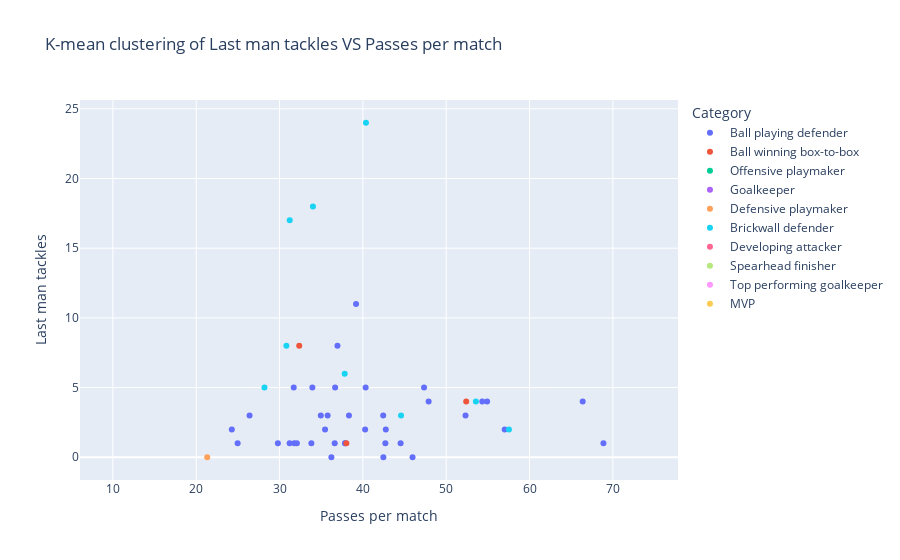

Write notebook code for a chart like this one.
### Code cell
fig = px.scatter(df,y="Last man tackles",x="Passes per match",color='Category',hover_name='Name',title="K-mean clustering of Last man tackles VS Passes per match")
fig.update_traces(textposition='bottom left')
fig.show()

### Figure 1 — Plotly figure (JSON) as saved in the notebook; plotly's stock layout.template omitted (floating-point values rounded to 4 significant figures)
{"data": [{"hovertemplate": "<b>%{hovertext}</b><br><br>Category=Ball playing defender<br>Passes per match=%{x}<br>Last man tackles=%{y}<extra></extra>", "hovertext": ["Héctor Bellerín", "Calum Chambers", "Neil Taylor", "Ahmed El Mohamady", "Lewis Dunk", "Matthew Lowton", "James Tarkowski", "Ben Mee", "Erik Pieters", "Marcos Alonso", "Kurt Zouma", "Joel Ward", "Patrick van Aanholt", "Mamadou Sakho", "Martin Kelly", "Michael Keane", "Wes Morgan", "Christian Fuchs", "Virgil van Dijk", "Andrew Robertson", "Nathan Aké", "John Stones", "Nicolás Otamendi", "Phil Jones", "Harry Maguire", "Chris Smalling", "Luke Shaw", "Ciaran Clark", "Paul Dummett", "Jamaal Lascelles", "Federico Fernández", "DeAndre Yedlin", "Toby Alderweireld", "Ben Davies", "Kieran Gibbs", "Aaron Cresswell", "Angelo Ogbonna"], "legendgroup": "Ball playing defender", "marker": {"color": "#636efa", "symbol": "circle"}, "mode": "markers", "name": "Ball playing defender", "orientation": "v", "showlegend": true, "textposition": "bottom left", "type": "scatter", "x": [44.53, 42.7, 37.87, 36.22, 47.89, 31.76, 31.21, 36.67, 35.46, 45.96, 40.33, 32.08, 35.77, 47.34, 24.97, 40.27, 26.4, 37.86, 66.38, 54.33, 38.33, 54.91, 68.87, 39.18, 52.32, 36.95, 42.44, 31.7, 29.8, 33.94, 42.46, 24.27, 57.02, 42.75, 34.95, 36.62, 33.82], "xaxis": "x", "y": [1, 1, 1, 0, 4, 1, 1, 5, 2, 0, 5, 1, 3, 5, 1, 2, 3, 1, 4, 4, 3, 4, 1, 11, 3, 8, 3, 5, 1, 5, 0, 2, 2, 2, 3, 1, 1], "yaxis": "y"}, {"hovertemplate": "<b>%{hovertext}</b><br><br>Category=Ball winning box-to-box<br>Passes per match=%{x}<br>Last man tackles=%{y}<extra></extra>", "hovertext": ["David Luiz", "Granit Xhaka", "Jack Cork", "Ashley Westwood", "N'Golo Kanté", "Cheikhou Kouyaté", "James McArthur", "James McCarthy", "Séamus Coleman", "Fabian Delph", "Marc Albrighton", "Wilfred Ndidi", "Fernandinho", "Nemanja Matic", "Jonjo Shelvey", "Ryan Bertrand", "Oriol Romeu", "Eric Dier", "Moussa Sissoko", "Jake Livermore", "Jack Wilshere"], "legendgroup": "Ball winning box-to-box", "marker": {"color": "#EF553B", "symbol": "circle"}, "mode": "markers", "name": "Ball winning box-to-box", "orientation": "v", "showlegend": true, "textposition": "bottom left", "type": "scatter", "x": [52.4, 73.78, 41.89, 44.5, 53.93, 29.44, 35.73, 42.02, 32.36, 47.88, 21.69, 50.66, 65.8, 59.92, 41.29, 38.02, 43.11, 54.89, 36.03, 37.85, 41.18], "xaxis": "x", "y": [4, null, null, null, null, null, null, null, 8, null, null, null, null, null, null, 1, null, null, null, null, null], "yaxis": "y"}, {"hovertemplate": "<b>%{hovertext}</b><br><br>Category=Offensive playmaker<br>Passes per match=%{x}<br>Last man tackles=%{y}<extra></extra>", "hovertext": ["Mesut Özil", "Willian", "Gylfi Sigurdsson", "Kevin De Bruyne", "Riyad Mahrez", "Juan Mata", "James Ward-Prowse", "Robert Snodgrass"], "legendgroup": "Offensive playmaker", "marker": {"color": "#00cc96", "symbol": "circle"}, "mode": "markers", "name": "Offensive playmaker", "orientation": "v", "showlegend": true, "textposition": "bottom left", "type": "scatter", "x": [60.79, 35.13, 27.3, 53.89, 30.25, 43.43, 29.81, 29.47], "xaxis": "x", "y": [null, null, null, null, null, null, null, null], "yaxis": "y"}, {"hovertemplate": "<b>%{hovertext}</b><br><br>Category=Goalkeeper<br>Passes per match=%{x}<br>Last man tackles=%{y}<extra></extra>", "hovertext": ["Tom Heaton", "Mat Ryan", "Jordan Pickford", "Adrián", "Ederson", "Scott Carson", "Fraser Forster", "John Ruddy"], "legendgroup": "Goalkeeper", "marker": {"color": "#ab63fa", "symbol": "circle"}, "mode": "markers", "name": "Goalkeeper", "orientation": "v", "showlegend": true, "textposition": "bottom left", "type": "scatter", "x": [28.36, 29.21, 30.97, 25.01, 25.28, 18.77, 23.5, 21.68], "xaxis": "x", "y": [null, null, null, null, null, null, null, null], "yaxis": "y"}, {"hovertemplate": "<b>%{hovertext}</b><br><br>Category=Defensive playmaker<br>Passes per match=%{x}<br>Last man tackles=%{y}<extra></extra>", "hovertext": ["Adam Lallana", "Robbie Brady", "Ross Barkley", "Luka Milivojevic", "Andros Townsend", "Jeffrey Schlupp", "Tom Davies", "Abdoulaye Doucouré", "Demarai Gray", "Georginio Wijnaldum", "Alex Oxlade-Chamberlain", "Xherdan Shaqiri", "Ilkay Gündogan", "Bernardo Silva", "Paul Pogba", "Jesse Lingard", "Matt Ritchie", "Jeff Hendrick", "Ryan Fraser", "Jack Rodwell", "Nathan Redmond", "Erik Lamela", "Dele Alli", "Pierre-Emile Højbjerg", "Matt Phillips", "Manuel Lanzini", "Declan Rice", "Michail Antonio"], "legendgroup": "Defensive playmaker", "marker": {"color": "#FFA15A", "symbol": "circle"}, "mode": "markers", "name": "Defensive playmaker", "orientation": "v", "showlegend": true, "textposition": "bottom left", "type": "scatter", "x": [32.36, 23.1, 38.05, 46.06, 22.36, 21.32, 27.44, 51.99, 14.55, 42.01, 23.32, 26.43, 57.39, 38.24, 63.74, 26.59, 32.2, 24.7, 28.67, 23.24, 27.83, 25.93, 35.14, 52.79, 16.65, 41.77, 39.03, 19.92], "xaxis": "x", "y": [null, null, null, null, null, 0, null, null, null, null, null, null, null, null, null, null, null, null, null, null, null, null, null, null, null, null, null, null], "yaxis": "y"}, {"hovertemplate": "<b>%{hovertext}</b><br><br>Category=Brickwall defender<br>Passes per match=%{x}<br>Last man tackles=%{y}<extra></extra>", "hovertext": ["Phil Bardsley", "César Azpilicueta", "James Tomkins", "Scott Dann", "Gary Cahill", "Jonny Evans", "Kyle Walker", "Phil Jagielka", "Branislav Ivanovic"], "legendgroup": "Brickwall defender", "marker": {"color": "#19d3f3", "symbol": "circle"}, "mode": "markers", "name": "Brickwall defender", "orientation": "v", "showlegend": true, "textposition": "bottom left", "type": "scatter", "x": [30.82, 57.53, 31.22, 28.19, 34.01, 44.58, 53.56, 40.37, 37.82], "xaxis": "x", "y": [8, 2, 17, 5, 18, 3, 4, 24, 6], "yaxis": "y"}, {"hovertemplate": "<b>%{hovertext}</b><br><br>Category=Developing attacker<br>Passes per match=%{x}<br>Last man tackles=%{y}<extra></extra>", "hovertext": ["Chris Wood", "Ashley Barnes", "Jay Rodriguez", "Jordan Ayew", "Wilfried Zaha", "Connor Wickham", "Yannick Bolasie", "Richarlison", "Dominic Calvert-Lewin", "Alex Iwobi", "Kelechi Iheanacho", "Ayoze Pérez", "Gabriel Jesus", "Anthony Martial", "Marcus Rashford", "Dwight Gayle", "Callum Wilson", "Danny Ings", "Son Heung-Min", "Gareth Bale", "Charlie Austin", "Adama Traoré"], "legendgroup": "Developing attacker", "marker": {"color": "#FF6692", "symbol": "circle"}, "mode": "markers", "name": "Developing attacker", "orientation": "v", "showlegend": true, "textposition": "bottom left", "type": "scatter", "x": [14.62, 15.97, 15.93, 21.35, 20.99, 16.69, 17.85, 22.09, 13.69, 31.12, 11.34, 19.3, 17.77, 25.42, 20.83, 10.09, 13.23, 17.15, 23.03, 31.94, 14.15, 13.66], "xaxis": "x", "y": [null, null, null, null, null, null, null, null, null, null, null, null, null, null, null, null, null, null, null, null, null, null], "yaxis": "y"}, {"hovertemplate": "<b>%{hovertext}</b><br><br>Category=Spearhead finisher<br>Passes per match=%{x}<br>Last man tackles=%{y}<extra></extra>", "hovertext": ["Olivier Giroud", "Christian Benteke", "Theo Walcott", "Jamie Vardy", "Roberto Firmino", "Sadio Mané", "Mohamed Salah", "Raheem Sterling", "Sergio Agüero", "Andy Carroll", "Shane Long", "Harry Kane"], "legendgroup": "Spearhead finisher", "marker": {"color": "#B6E880", "symbol": "circle"}, "mode": "markers", "name": "Spearhead finisher", "orientation": "v", "showlegend": true, "textposition": "bottom left", "type": "scatter", "x": [19.82, 25.18, 15.87, 13.9, 35.15, 31.31, 27.29, 31.99, 23.32, 20.37, 14.1, 20.79], "xaxis": "x", "y": [null, null, null, null, null, null, null, null, null, null, null, null], "yaxis": "y"}, {"hovertemplate": "<b>%{hovertext}</b><br><br>Category=Top performing goalkeeper<br>Passes per match=%{x}<br>Last man tackles=%{y}<extra></extra>", "hovertext": ["Wayne Hennessey", "Kasper Schmeichel", "David de Gea", "Hugo Lloris", "Joe Hart", "Lukasz Fabianski"], "legendgroup": "Top performing goalkeeper", "marker": {"color": "#FF97FF", "symbol": "circle"}, "mode": "markers", "name": "Top performing goalkeeper", "orientation": "v", "showlegend": true, "textposition": "bottom left", "type": "scatter", "x": [26.84, 29.37, 22.32, 25.58, 19.8, 25.72], "xaxis": "x", "y": [null, null, null, null, null, null], "yaxis": "y"}, {"hovertemplate": "<b>%{hovertext}</b><br><br>Category=MVP<br>Passes per match=%{x}<br>Last man tackles=%{y}<extra></extra>", "hovertext": ["James Milner", "Jordan Henderson", "Mark Noble"], "legendgroup": "MVP", "marker": {"color": "#FECB52", "symbol": "circle"}, "mode": "markers", "name": "MVP", "orientation": "v", "showlegend": true, "textposition": "bottom left", "type": "scatter", "x": [30, 52.43, 46.64], "xaxis": "x", "y": [null, null, null], "yaxis": "y"}], "layout": {"legend": {"title": {"text": "Category"}, "tracegroupgap": 0}, "title": {"text": "K-mean clustering of Last man tackles VS Passes per match"}, "xaxis": {"anchor": "y", "domain": [0, 1], "title": {"text": "Passes per match"}}, "yaxis": {"anchor": "x", "domain": [0, 1], "title": {"text": "Last man tackles"}}}}
